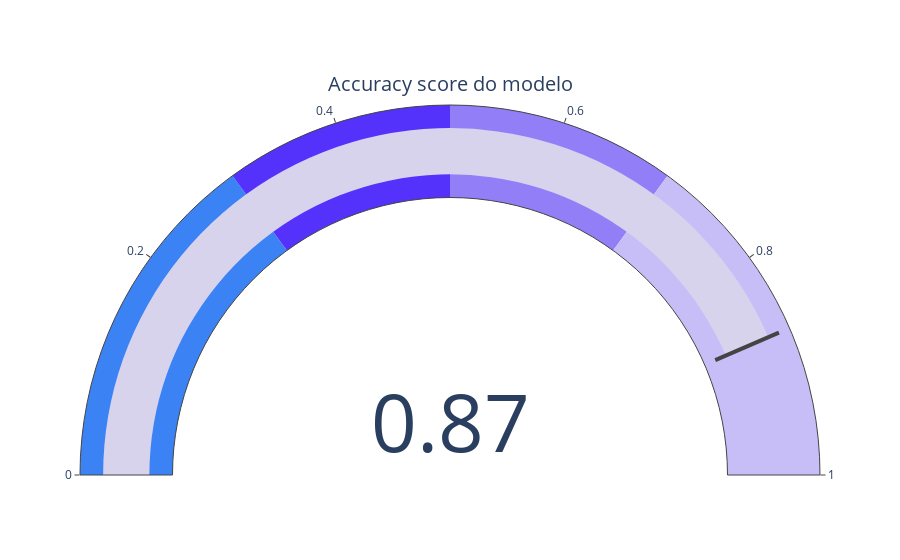

Source (notebook cell):
### Code cell
fig = go.Figure(go.Indicator(
    mode = "gauge+number",
    value = ac_score,
    domain = { "x": [0, 1], "y": [0, 1] },
    title = { "text": "Accuracy score do modelo" },
    gauge = { 
            "axis": {"range": [0, 1]},
            "bar": {"color": "#d8d3ed" },
            "steps": [
                { "range": [ 0, 0.3 ], "color": "#3b82f5" },
                { "range": [0.3, 0.5], "color": "#5432fc" },
                { "range": [0.5, 0.7], "color": "#927ef7" },
                { "range": [0.7, 1], "color": "#c8bef7" },
            ],
            "threshold": {"line": {"color": "#444445", "width": 4}, "thickness": 0.75, "value": ac_score}
        }
))
fig.show()

### Figure 1 — Plotly figure (JSON) as saved in the notebook; plotly's stock layout.template omitted (floating-point values rounded to 4 significant figures)
{"data": [{"domain": {"x": [0, 1], "y": [0, 1]}, "gauge": {"axis": {"range": [0, 1]}, "bar": {"color": "#d8d3ed"}, "steps": [{"color": "#3b82f5", "range": [0, 0.3]}, {"color": "#5432fc", "range": [0.3, 0.5]}, {"color": "#927ef7", "range": [0.5, 0.7]}, {"color": "#c8bef7", "range": [0.7, 1]}], "threshold": {"line": {"color": "#444445", "width": 4}, "thickness": 0.75, "value": 0.8699}}, "mode": "gauge+number", "title": {"text": "Accuracy score do modelo"}, "type": "indicator", "value": 0.8699}], "layout": {}}
